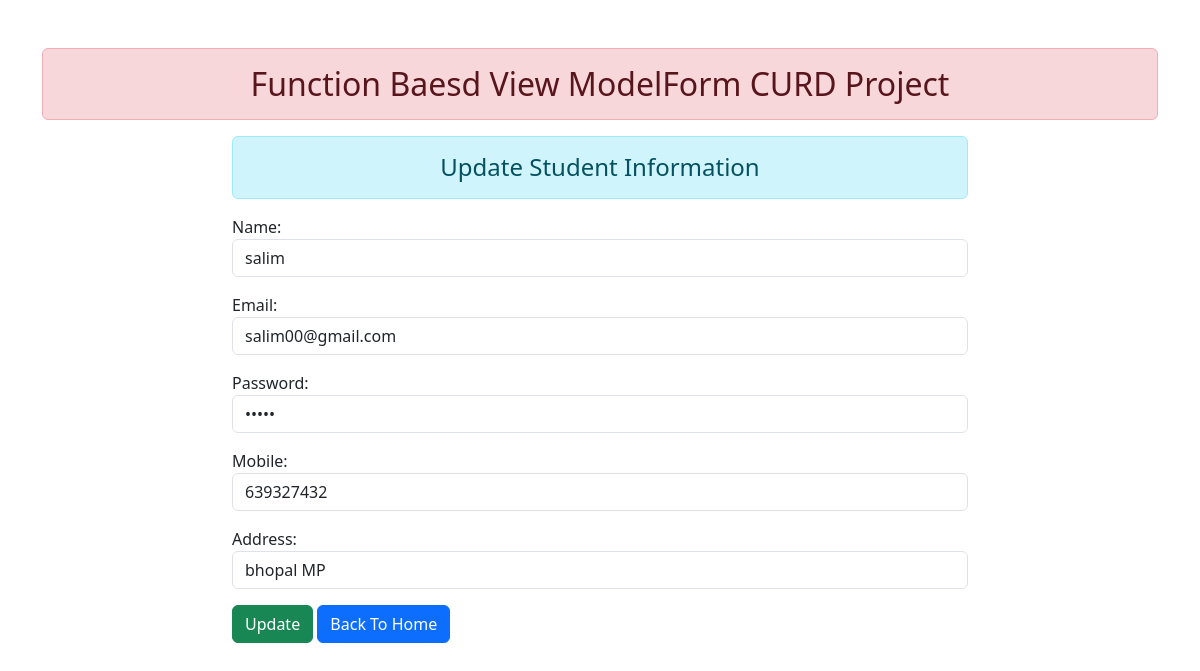
The page /update/8 on the database its author committed.
### mobile/models.py (models this page shows)
class Student(models.Model):
    name = models.CharField(max_length=100)
    email = models.EmailField(max_length=100)
    password = models.CharField(max_length=100)
    mobile = models.CharField(max_length=100)  # Change to CharField for storing phone numbers
    address = models.CharField(max_length=100)

### mobile/views.py (the view)
# urls.py: path('update/<id>',views.update_data,name='update'),
def update_data(request,id):
    if request.method =='POST':
        pi=Student.objects.get(id=id)
        fm=studentreg(request.POST ,instance=pi)
        if fm.is_valid():
            fm.save()
            return redirect('/')
    else:
     pi=Student.objects.get(id=id)
     fm=studentreg(instance=pi)
    return render(request,'update.html',{'fm':fm})

### mobile/forms.py
class studentreg(forms.ModelForm):
    class Meta:
        model =Student
        fields =['name','email','password','mobile','address']
        widgets ={
            'name':forms.TextInput(attrs={'class':'form-control'}),
            'email':forms.EmailInput(attrs={'class':'form-control'}),
            'password':forms.PasswordInput(render_value=True,attrs={'class':'form-control'}),
            'mobile':forms.TextInput(attrs={'class':'form-control'}),
            'address':forms.TextInput(attrs={'class':'form-control'}),
        }

### template/update.html (shortened to what this page needs)
{% extends 'home.html' %}
{% block contain %}
<div class="row">
    <div class="col-8 offset-2">
        <h4 class="text-center alert alert-info">Update Student Information {{id}}</h4>
        <form action="" method="POST">
            {{fm.as_p}}
            <input type="submit" value="Update" class="btn btn-success">
            <a href="{% url 'home' %}" class="btn btn-primary">Back To Home </a>
        </form>
    </div>
</div>
{% endblock %}

### rows shown on the page
Student: name "salim", email "salim00@gmail.com", mobile "639327432", address "bhopal MP"
